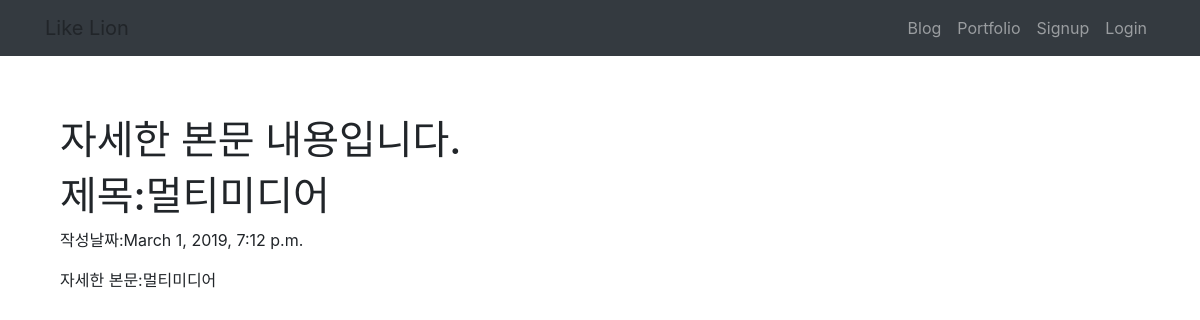
Screenshot of /myblog/3/ with the database file from the repository.
### myblog/models.py (models this page shows, shortened)
class Blog(models.Model):
    title=models.CharField(max_length=200)
    pub_date=models.DateTimeField('data published')
    body=models.TextField()

### myblog/views.py (the view)
# urls.py: path('<int:blog_id>/',views.detail,name='detail'),
def detail(request,blog_id):
    blog_detail=get_object_or_404(Blog,pk=blog_id)
    return render(request,'myblog/detail.html',{'blog':blog_detail})

### myblog/templates/myblog/detail.html
{% extends 'base.html' %}
{% block contents %}
<h1>자세한 본문 내용입니다.</h1>
<h1>제목:{{blog.title}}</h1>
<p>작성날짜:{{blog.pub_date}}</p>
<p>자세한 본문:{{blog.body}}</p>
{% endblock%}

### rows the page displays
Blog: title "멀티미디어", pub_date "March 1, 2019, 7:12 p.m.", body "멀티미디어"
